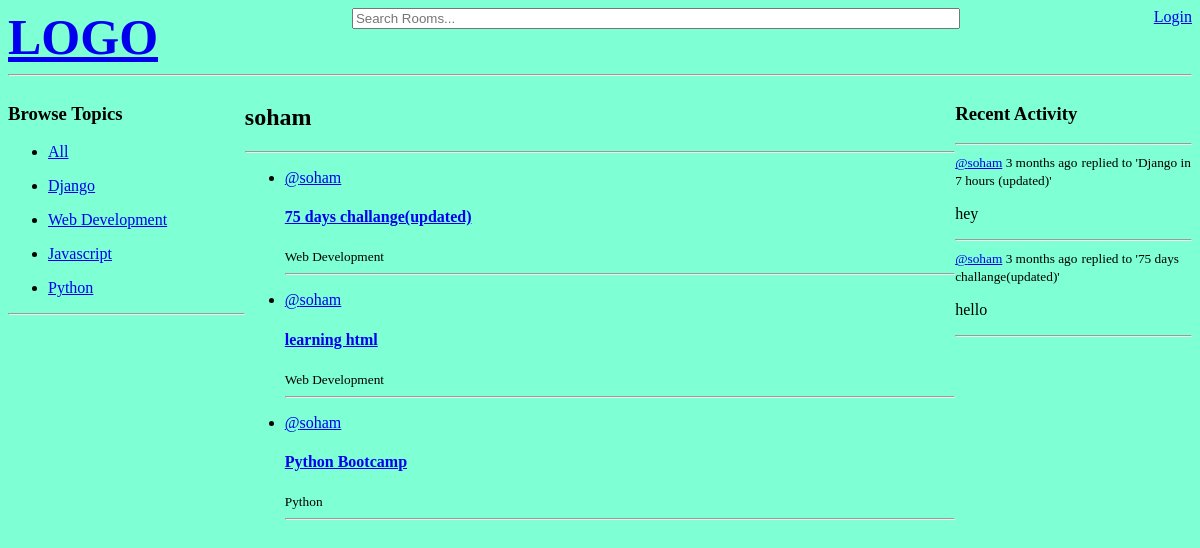
/profile-page/1/, run on the app's committed database.
### base/models.py (models this page shows, shortened)
class Topic(models.Model):
    name = models.CharField(max_length=200)
    def __str__(self):
        return self.name

class Room(models.Model):
    host = models.ForeignKey(User, on_delete=models.SET_NULL, null= True)
    topic = models.ForeignKey(Topic , on_delete=models.SET_NULL, null= True)
    name = models.CharField(max_length= 200)
    description = models.TextField(null=True, blank=True)
    participants = models.ManyToManyField(User, related_name='participants')
    updated = models.DateTimeField(auto_now=True)
    created = models.DateTimeField(auto_now_add=True)
    class Meta ():
        ordering = ['-updated', '-created']
    def __str__(self):
        return self.name

class Message(models.Model):
    user = models.ForeignKey(User, on_delete=models.deletion.CASCADE)
    Room = models.ForeignKey(Room, on_delete=models.deletion.CASCADE)
    body = models.TextField()
    updated = models.DateTimeField(auto_now=True)
    created = models.DateTimeField(auto_now_add=True)
    class Meta ():
        ordering = ['-updated', '-created']

### base/views.py (the view)
# urls.py: path('profile-page/<int:pk>/', views.profilePage, name='profile-page'),
def profilePage(request, pk):
    user = User.objects.get(id=pk)
    rooms = user.room_set.all()
    room_messages = user.message_set.all()
    topics = Topic.objects.all()
    context = {
        'user': user,
        'rooms': rooms,
        'room_messages':room_messages,
        'topics': topics,
    }
    return render(request, 'base/profile.html', context )

### base/templates/base/profile.html (shortened to what this page needs)
{% extends 'main.html' %}
{% block content %}
    <div class="profile-container">
        <div class="browse_topics">
           {% include 'base/topics_component.html' %}
        </div>
        <div>
            <h2>{{user.username}}</h2>
            {% include 'base/feed_component.html' %}
        </div>
        <div>
           {% include 'base/activity_component.html' %}
        </div>
    </div>
{% endblock %}

### templates/main.html (shortened to what this page needs)
<!DOCTYPE html>
{% load static %}
<html lang="en">
<head>
    <link rel="stylesheet" type="text/css" media="screen" href="{% static 'style/main.css' %}">
</head>
<body>
    {% include 'navbar.html' %}
    {% block content %}
    {% endblock %}
</body>
</html>

### templates/navbar.html (shortened to what this page needs)
<div class="nav-container">
<div>
    <a href="/" id="logo">
        <b>LOGO</b>
    </a>
</div>
<div>
    <form method = 'GET' action="{% url 'home' %}">
        <input type="text" name="q" placeholder="Search Rooms..." id="searchBar"/>
    </form>
</div>
<div>
    {% if request.user.is_authenticated %}
    <p>hello {{ request.user }}</p>
    <a href="{% url 'logout-page'%}">Logout</a>
    {% else %}
    <a href="{% url 'login-page'%}">Login</a>
    {% endif %}
</div>
</div>
<hr>

### base/templates/base/topics_component.html
<h3>Browse Topics</h3>
<div>
    <ul>
        <li>
            <a href="{% url 'home' %}">All</a>
        </li>
    </ul>
</div>
{% for topic in topics %}
    <div>
        <ul>
            <li>
                <a href="{% url 'home' %}?q={{topic.name}}">{{topic.name}}</a>
            </li>
        </ul>
    </div>
{% endfor %}
<hr>

### base/templates/base/feed_component.html (shortened to what this page needs)
<div>
    <hr>
    {% for room in rooms %}
        <ul>
            <li>
                <span><a href="{% url 'profile-page' room.host.id %}">@{{room.host}}</a>
                <h4><a href="{% url 'room' room.id %}">{{room.name}}</a></h4>
                <small>{{room.topic}}</small>
                <hr>
            </li>
        </ul>
    {% endfor %}
</div>

### base/templates/base/activity_component.html (shortened to what this page needs)
<h3>Recent Activity</h3>
<hr>
{% for message in room_messages %}
    <div>
        <small><a href="{% url 'profile-page' message.user.id %}">@{{message.user}}</a> {{message.created|timesince}} ago</small>
        <small> replied to '{{message.Room}}'</small>
        <p>{{message.body}}</p>
        <hr>
    </div>
{% endfor %}

### static/style/main.css (style rules this page uses)
body { background-color: aquamarine; }

### templates/navbar.html (style rules this page uses)
.nav-container { display: flex; justify-content: space-between; }
#logo { text-size-adjust: 200px; font-size: 50px; }
#searchBar { width: 50vw; }

### base/templates/base/profile.html (style rules this page uses)
.profile-container { display: grid; grid-template-columns: 1fr 3fr 1fr; }

### data on the page
Topic: name "Django"
Topic: name "Web Development"
Topic: name "Javascript"
Topic: name "Python"
Room: host "soham", name "75 days challange(updated)", topic "Web Development"
Room: host "soham", name "learning html", topic "Web Development"
Room: host "soham", name "Python Bootcamp", topic "Python"
Message: user "soham", created "3 months", Room "Django in 7 hours (updated)", body "hey"
Message: user "soham", created "3 months", Room "75 days challange(updated)", body "hello"

### other printed values
{{ user.username }} "soham"
